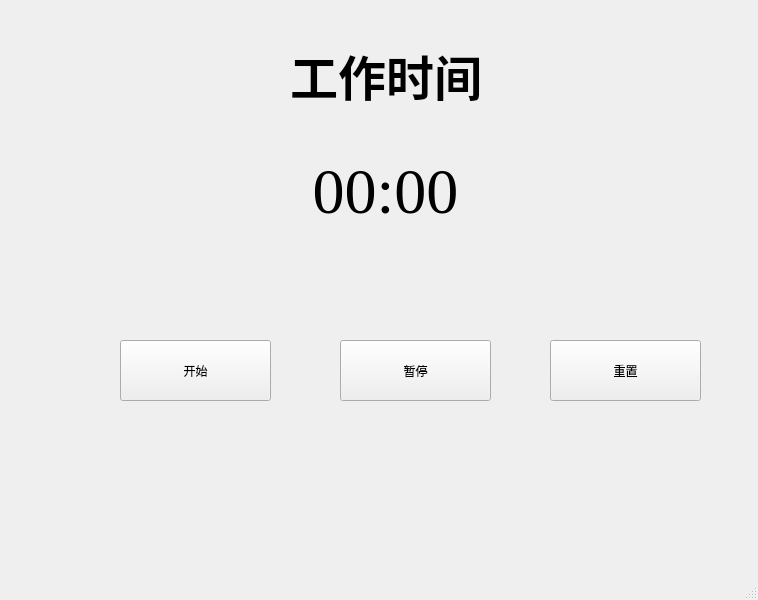
<?xml version="1.0" encoding="UTF-8"?>
<ui version="4.0">
 <class>MainWindow</class>
 <widget class="QMainWindow" name="MainWindow">
  <property name="geometry">
   <rect>
    <x>0</x>
    <y>0</y>
    <width>758</width>
    <height>600</height>
   </rect>
  </property>
  <property name="windowTitle">
   <string>MainWindow</string>
  </property>
  <widget class="QWidget" name="centralwidget">
   <widget class="QLabel" name="modeLabel">
    <property name="geometry">
     <rect>
      <x>290</x>
      <y>40</y>
      <width>191</width>
      <height>61</height>
     </rect>
    </property>
    <property name="font">
     <font>
      <family>STHeiti</family>
      <pointsize>24</pointsize>
     </font>
    </property>
    <property name="text">
     <string>&lt;html&gt;&lt;head/&gt;&lt;body&gt;&lt;p&gt;&lt;span style=&quot; font-size:36pt; font-weight:700;&quot;&gt;工作时间&lt;/span&gt;&lt;/p&gt;&lt;/body&gt;&lt;/html&gt;</string>
    </property>
    <property name="alignment">
     <set>Qt::AlignCenter</set>
    </property>
   </widget>
   <widget class="QLabel" name="timeLabel">
    <property name="geometry">
     <rect>
      <x>230</x>
      <y>130</y>
      <width>311</width>
      <height>121</height>
     </rect>
    </property>
    <property name="font">
     <font>
      <family>Times New Roman</family>
      <pointsize>48</pointsize>
     </font>
    </property>
    <property name="text">
     <string>00:00</string>
    </property>
    <property name="alignment">
     <set>Qt::AlignCenter</set>
    </property>
   </widget>
   <widget class="QPushButton" name="startButton">
    <property name="geometry">
     <rect>
      <x>120</x>
      <y>340</y>
      <width>151</width>
      <height>61</height>
     </rect>
    </property>
    <property name="text">
     <string>开始</string>
    </property>
   </widget>
   <widget class="QPushButton" name="resetButton">
    <property name="geometry">
     <rect>
      <x>550</x>
      <y>340</y>
      <width>151</width>
      <height>61</height>
     </rect>
    </property>
    <property name="text">
     <string>重置</string>
    </property>
   </widget>
   <widget class="QPushButton" name="pauseButton">
    <property name="geometry">
     <rect>
      <x>340</x>
      <y>340</y>
      <width>151</width>
      <height>61</height>
     </rect>
    </property>
    <property name="text">
     <string>暂停</string>
    </property>
   </widget>
  </widget>
  <widget class="QStatusBar" name="statusbar"/>
 </widget>
 <resources/>
 <connections/>
</ui>
